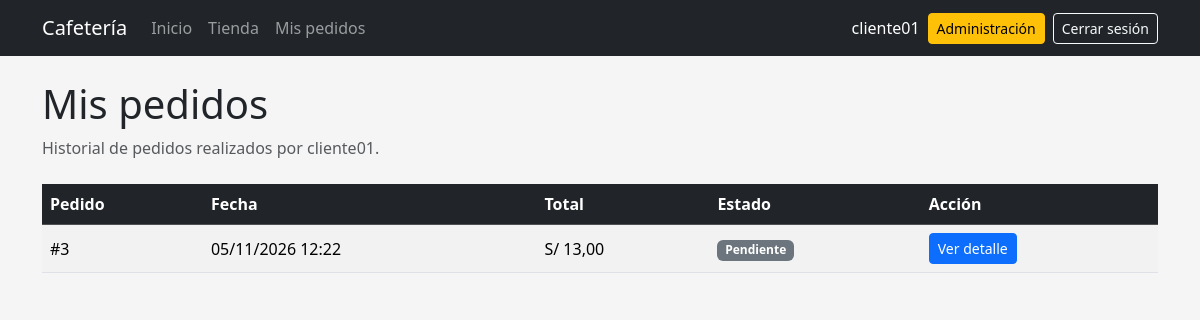
The app's page /mis-pedidos/ (signed in) with its own data.
### pedidos/models.py (models this page shows, shortened)
class Pedido(models.Model):
    class Estado(models.TextChoices):
        PENDIENTE = "PENDIENTE", "Pendiente"
        PREPARACION = "PREPARACION", "En preparación"
        ATENDIDO = "ATENDIDO", "Atendido"
        CANCELADO = "CANCELADO", "Cancelado"
    usuario = models.ForeignKey(
        settings.AUTH_USER_MODEL,
        on_delete=models.CASCADE,
        related_name="pedidos",
    )
    fecha = models.DateTimeField(auto_now_add=True)
    total = models.DecimalField(
        max_digits=10,
        decimal_places=2,
        default=0,
    )
    estado = models.CharField(
        max_length=20,
        choices=Estado.choices,
        default=Estado.PENDIENTE,
    )
    class Meta:
        ordering = ["-fecha"]

### pedidos/views.py (the view)
@login_required
def mis_pedidos(request):
    pedidos = (
        Pedido.objects
        .filter(usuario=request.user)
        .order_by("-fecha")
    )
    return render(
        request,
        "pedidos/mis_pedidos.html",
        {
            "pedidos": pedidos,
        },
    )

### pedidos/templates/pedidos/mis_pedidos.html
{% extends "base.html" %}
{% block content %}
<div class="mb-4">
    <h1>
        Mis pedidos
    </h1>
    <p class="text-muted">
        Historial de pedidos realizados por
        {{ user.username }}.
    </p>
</div>
{% if pedidos %}
<div class="table-responsive">
    <table class="table table-striped table-hover align-middle">
        <thead class="table-dark">
            <tr>
                <th>
                    Pedido
                </th>
                <th>
                    Fecha
                </th>
                <th>
                    Total
                </th>
                <th>
                    Estado
                </th>
                <th>
                    Acción
                </th>
            </tr>
        </thead>
        <tbody>
            {% for pedido in pedidos %}
            <tr>
                <td>
                    #{{ pedido.id }}
                </td>
                <td>
                    {{ pedido.fecha|date:"d/m/Y H:i" }}
                </td>
                <td>
                    S/ {{ pedido.total }}
                </td>
                <td>
                    <span class="badge text-bg-secondary">
                        {{ pedido.get_estado_display }}
                    </span>
                </td>
                <td>
                    <a
                        href="{% url 'detalle_pedido' pedido.id %}"
                        class="btn btn-primary btn-sm"
                    >
                        Ver detalle
                    </a>
                </td>
            </tr>
            {% endfor %}
        </tbody>
    </table>
</div>
{% else %}
<div class="alert alert-info">
    Todavía no existen pedidos registrados
    para este usuario.
</div>
{% endif %}
{% endblock %}

### pedidos/templates/base.html (shortened to what this page needs)
{% load static %}
<!DOCTYPE html>
<html lang="es">
<head>
    <link
        href="https://cdn.jsdelivr.net/npm/bootstrap@5.3.3/dist/css/bootstrap.min.css"
        rel="stylesheet"
    >
    <link
        rel="stylesheet"
        href="{% static 'css/base.css' %}"
    >
</head>
<body>
{% if user.is_authenticated %}
<nav
    class="navbar navbar-expand-lg bg-dark"
    data-bs-theme="dark"
>
    <div class="container">
        <a
            class="navbar-brand"
            href="{% url 'inicio' %}"
        >
            Cafetería
        </a>
        <div
            class="collapse navbar-collapse"
            id="menuPrincipal"
        >
            <div class="navbar-nav me-auto">
                <a
                    class="nav-link"
                    href="{% url 'inicio' %}"
                >
                    Inicio
                </a>
                <a
                    class="nav-link"
                    href="{% url 'tienda' %}"
                >
                    Tienda
                </a>
                <a
                    class="nav-link"
                    href="{% url 'mis_pedidos' %}"
                >
                    Mis pedidos
                </a>
            </div>
            <div class="d-flex align-items-center gap-2">
                <span class="navbar-text text-white">
                    {{ user.username }}
                </span>
                {% if user.is_staff %}
                <a
                    href="{% url 'admin:index' %}"
                    class="btn btn-warning btn-sm"
                >
                    Administración
                </a>
                {% endif %}
                <form
                    method="post"
                    action="{% url 'logout' %}"
                    class="m-0"
                >
                    <button
                        type="submit"
                        class="btn btn-outline-light btn-sm"
                    >
                        Cerrar sesión
                    </button>
                </form>
            </div>
        </div>
    </div>
</nav>
{% endif %}
<main class="container py-4">
    {% block content %}
    {% endblock %}
</main>
</body>
</html>

### static/css/base.css (style rules this page uses)
body { background-color: #f4f4f4; }
.navbar form { width: auto; }
.navbar form button { width: auto; }
body { background-color: #f5f5f5; }

### records on screen
Pedido: id "3", fecha "05/11/2026 12:22", total "13,00", estado "Pendiente"

### other values on screen
{{ user.username }} "cliente01"
